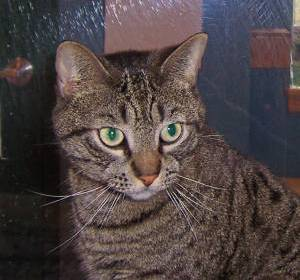
#> input picture Cat/cat.1 - Copy.jpg, 300 x 280 px, given as the content of the folder /content/drive/MyDrive/Data, which was not available
$ jupyter execute --allow-errors Image_Classification.ipynb   (text cells are left out)
#> lines starting #> are read from the running program, lines starting #| are printed output that depends on the picture; pictures that were not available may be replaced by others from this repository, and a replacement may not be noted
[cell 1]
#import the necessary libraries

import os
import pandas as pd
import numpy as np
import matplotlib.pyplot as plt
from skimage.transform import resize
from skimage.io import imread
from sklearn.svm import SVC
from sklearn.model_selection import train_test_split
from sklearn.metrics import classification_report,ConfusionMatrixDisplay

[cell 2]
data_array = [] #to store image

target_array = [] #to store the classification

[cell 3]
#Load the images

datadir = '/content/drive/MyDrive/Data'


Categories = os.listdir(datadir)
Categories

[cell 4]
for i in Categories:
  sub_path = os.path.join(datadir,i)
  images = os.listdir(sub_path)
  for img in images:
    img_path = os.path.join(sub_path,img)
    image_array = imread(img_path)    #reading the image as an array
#> image_array is the input picture: shape (280, 300, 3); mean R, G, B 78.8, 68.3, 68
    image_resized = resize(image_array,(150,150,3)) #scaling
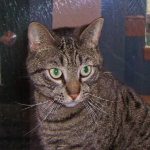
#> image_resized: shape (150, 150, 3) float64; mean R, G, B 0.309, 0.268, 0.266
    data_array.append(image_resized.flatten())
    target_array.append(Categories.index(i)) #Cat =0, Dog=1
  print("Loaded Category:",i)

[cell 5]
#Convert list to array

data = np.array(data_array)
data.shape
#> Out = (1, 67500)

[cell 6]
target = np.array(target_array)
target.shape

#> (a cell that did not finish here is left out)

[cell 8]
sv = SVC(kernel ='poly')
#> (the rest of this cell did not finish here and is left out)

#> (a cell that did not finish here is left out)

#> (a cell that did not finish here is left out)

[cell 11]
#Testing uisng a new image

new = imread('/content/cat_new.jpg')
plt.imshow(new)
plt.show()

[cell 12]
new = resize(new,(150,150,3))
newimg = new.flatten()
newimg.shape
#> Out = (67500,)

[cell 13]
newimg = newimg.reshape(1,-1)
newimg.shape
#> Out = (1, 67500)

#> (a cell that did not finish here is left out)

[cell 15]
new1 = imread('/content/dog_new.jpeg')
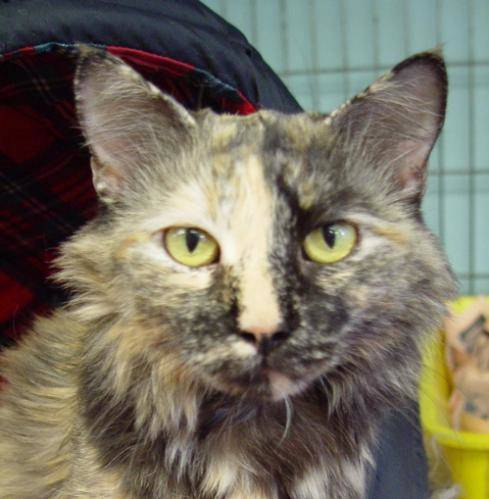
#> input picture Cat/cat.10.jpg, 489 x 499 px, given in place of dog_new.jpeg, which was not available
#> new1 is the input picture: shape (499, 489, 3); mean R, G, B 117.5, 111.9, 97
plt.imshow(new1)
plt.show()

[cell 16]
new1 = resize(new1,(150,150,3))
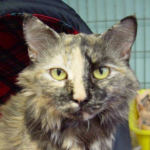
#> new1: shape (150, 150, 3) float64; mean R, G, B 0.461, 0.439, 0.38
new1_img = new1.flatten()
new1_img.shape
#> Out = (67500,)

[cell 17]
new1_img = new1_img.reshape(1,-1)
new1_img.shape
#> Out = (1, 67500)
